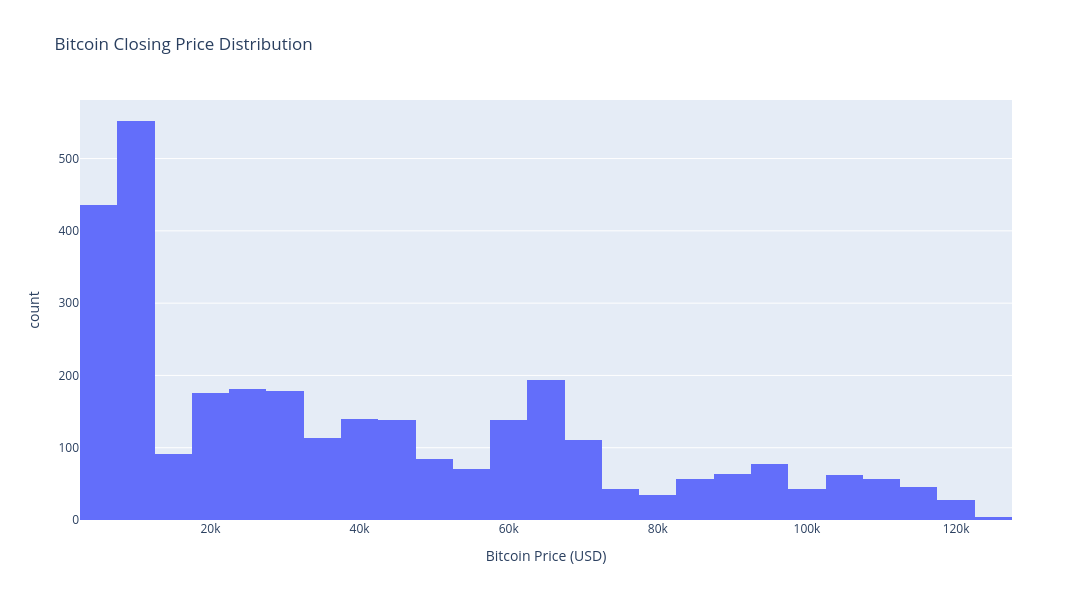

The notebook cell saved with this chart:
### Markdown cell above
## Bitcoin Price Distribution

### Code cell
import plotly.express as px

fig=px.histogram(df,x='Close',nbins=50,
                 title='Bitcoin Closing Price Distribution',
                 labels={'Close':'Bitcoin Price (USD)','count':'Frequency'})
fig.update_layout(width=1100,height=600)
fig.show()

### Figure 1 — Plotly figure (JSON) as saved in the notebook; plotly's stock layout.template omitted (floating-point values rounded to 4 significant figures; data arrays with more than 128 entries replaced by an {"elided": "..."} marker saying what was removed)
{"data": [{"bingroup": "x", "hovertemplate": "Bitcoin Price (USD)=%{x}<br>count=%{y}<extra></extra>", "legendgroup": "", "marker": {"color": "#636efa", "pattern": {"shape": ""}}, "name": "", "nbinsx": 50, "orientation": "v", "showlegend": false, "type": "histogram", "x": {"elided": "3120 float values"}, "xaxis": "x", "yaxis": "y"}], "layout": {"barmode": "relative", "height": 600, "legend": {"tracegroupgap": 0}, "title": {"text": "Bitcoin Closing Price Distribution"}, "width": 1100, "xaxis": {"anchor": "y", "domain": [0, 1], "title": {"text": "Bitcoin Price (USD)"}}, "yaxis": {"anchor": "x", "domain": [0, 1], "title": {"text": "count"}}}}
